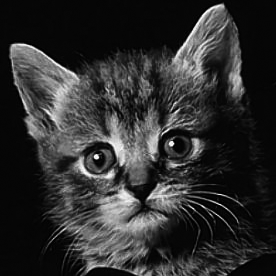
#> input picture python-guided-filter-master/cat.bmp, 276 x 276 px
$ python gf.py
#> lines starting #> are read from the running program, lines starting #| are printed output that depends on the picture
import numpy as np
import scipy as sp
import scipy.ndimage


def box(img, r):
    """ O(1) box filter
        img - >= 2d image
        r   - radius of box filter
    """
    (rows, cols) = img.shape[:2]
    imDst = np.zeros_like(img)


    tile = [1] * img.ndim
    tile[0] = r
    imCum = np.cumsum(img, 0)
    imDst[0:r+1, :, ...] = imCum[r:2*r+1, :, ...]
    imDst[r+1:rows-r, :, ...] = imCum[2*r+1:rows, :, ...] - imCum[0:rows-2*r-1, :, ...]
    imDst[rows-r:rows, :, ...] = np.tile(imCum[rows-1:rows, :, ...], tile) - imCum[rows-2*r-1:rows-r-1, :, ...]

    tile = [1] * img.ndim
    tile[1] = r
    imCum = np.cumsum(imDst, 1)
    imDst[:, 0:r+1, ...] = imCum[:, r:2*r+1, ...]
    imDst[:, r+1:cols-r, ...] = imCum[:, 2*r+1 : cols, ...] - imCum[:, 0 : cols-2*r-1, ...]
    imDst[:, cols-r: cols, ...] = np.tile(imCum[:, cols-1:cols, ...], tile) - imCum[:, cols-2*r-1 : cols-r-1, ...]

    return imDst

def _gf_color(I, p, r, eps, s=None):
    """ Color guided filter
    I - guide image (rgb)
    p - filtering input (single channel)
    r - window radius
    eps - regularization (roughly, variance of non-edge noise)
    s - subsampling factor for fast guided filter
    """
    fullI = I
    fullP = p
    if s is not None:
        I = sp.ndimage.zoom(fullI, [1/s, 1/s, 1], order=1)
        p = sp.ndimage.zoom(fullP, [1/s, 1/s], order=1)
        r = round(r / s)

    h, w = p.shape[:2]
    N = box(np.ones((h, w)), r)

    mI_r = box(I[:,:,0], r) / N
    mI_g = box(I[:,:,1], r) / N
    mI_b = box(I[:,:,2], r) / N

    mP = box(p, r) / N

    # mean of I * p
    mIp_r = box(I[:,:,0]*p, r) / N
    mIp_g = box(I[:,:,1]*p, r) / N
    mIp_b = box(I[:,:,2]*p, r) / N

    # per-patch covariance of (I, p)
    covIp_r = mIp_r - mI_r * mP
    covIp_g = mIp_g - mI_g * mP
    covIp_b = mIp_b - mI_b * mP

    # symmetric covariance matrix of I in each patch:
    #       rr rg rb
    #       rg gg gb
    #       rb gb bb
    var_I_rr = box(I[:,:,0] * I[:,:,0], r) / N - mI_r * mI_r;
    var_I_rg = box(I[:,:,0] * I[:,:,1], r) / N - mI_r * mI_g;
    var_I_rb = box(I[:,:,0] * I[:,:,2], r) / N - mI_r * mI_b;

    var_I_gg = box(I[:,:,1] * I[:,:,1], r) / N - mI_g * mI_g;
    var_I_gb = box(I[:,:,1] * I[:,:,2], r) / N - mI_g * mI_b;

    var_I_bb = box(I[:,:,2] * I[:,:,2], r) / N - mI_b * mI_b;

    a = np.zeros((h, w, 3))
    for i in range(h):
        for j in range(w):
            sig = np.array([
                [var_I_rr[i,j], var_I_rg[i,j], var_I_rb[i,j]],
                [var_I_rg[i,j], var_I_gg[i,j], var_I_gb[i,j]],
                [var_I_rb[i,j], var_I_gb[i,j], var_I_bb[i,j]]
            ])
            covIp = np.array([covIp_r[i,j], covIp_g[i,j], covIp_b[i,j]])
            a[i,j,:] = np.linalg.solve(sig + eps * np.eye(3), covIp)

    b = mP - a[:,:,0] * mI_r - a[:,:,1] * mI_g - a[:,:,2] * mI_b

    meanA = box(a, r) / N[...,np.newaxis]
    meanB = box(b, r) / N

    if s is not None:
        meanA = sp.ndimage.zoom(meanA, [s, s, 1], order=1)
        meanB = sp.ndimage.zoom(meanB, [s, s], order=1)

    q = np.sum(meanA * fullI, axis=2) + meanB

    return q


def _gf_gray(I, p, r, eps, s=None):
    """ grayscale (fast) guided filter
        I - guide image (1 channel)
        p - filter input (1 channel)
        r - window raidus
        eps - regularization (roughly, allowable variance of non-edge noise)
        s - subsampling factor for fast guided filter
    """
    if s is not None:
        Isub = sp.ndimage.zoom(I, 1/s, order=1)
        Psub = sp.ndimage.zoom(p, 1/s, order=1)
        r = round(r / s)
    else:
        Isub = I
        Psub = p


    (rows, cols) = Isub.shape

    N = box(np.ones([rows, cols]), r)

    meanI = box(Isub, r) / N
    meanP = box(Psub, r) / N
    corrI = box(Isub * Isub, r) / N
    corrIp = box(Isub * Psub, r) / N
    varI = corrI - meanI * meanI
    covIp = corrIp - meanI * meanP


    a = covIp / (varI + eps)
    b = meanP - a * meanI

    meanA = box(a, r) / N
    meanB = box(b, r) / N

    if s is not None:
        meanA = sp.ndimage.zoom(meanA, s, order=1)
        meanB = sp.ndimage.zoom(meanB, s, order=1)

    q = meanA * I + meanB
    return q


def _gf_colorgray(I, p, r, eps, s=None):
    """ automatically choose color or gray guided filter based on I's shape """
    if I.ndim == 2 or I.shape[2] == 1:
        return _gf_gray(I, p, r, eps, s)
    elif I.ndim == 3 and I.shape[2] == 3:
        return _gf_color(I, p, r, eps, s)
    else:
        print("Invalid guide dimensions:", I.shape)


def guided_filter(I, p, r, eps, s=None):
    """ run a guided filter per-channel on filtering input p
        I - guide image (1 or 3 channel)
        p - filter input (n channel)
        r - window raidus
        eps - regularization (roughly, allowable variance of non-edge noise)
        s - subsampling factor for fast guided filter
    """
    if p.ndim == 2:
        p3 = p[:,:,np.newaxis]

    out = np.zeros_like(p3)
    for ch in range(p3.shape[2]):
        out[:,:,ch] = _gf_colorgray(I, p3[:,:,ch], r, eps, s)
    return np.squeeze(out) if p.ndim == 2 else out


def test_gf():
    import imageio
    cat = imageio.imread('cat.bmp').astype(np.float32) / 255
#> cat: shape (276, 276) float32; min 0, max 1, mean 0.184
    tulips = imageio.imread('tulips.bmp').astype(np.float32) / 255
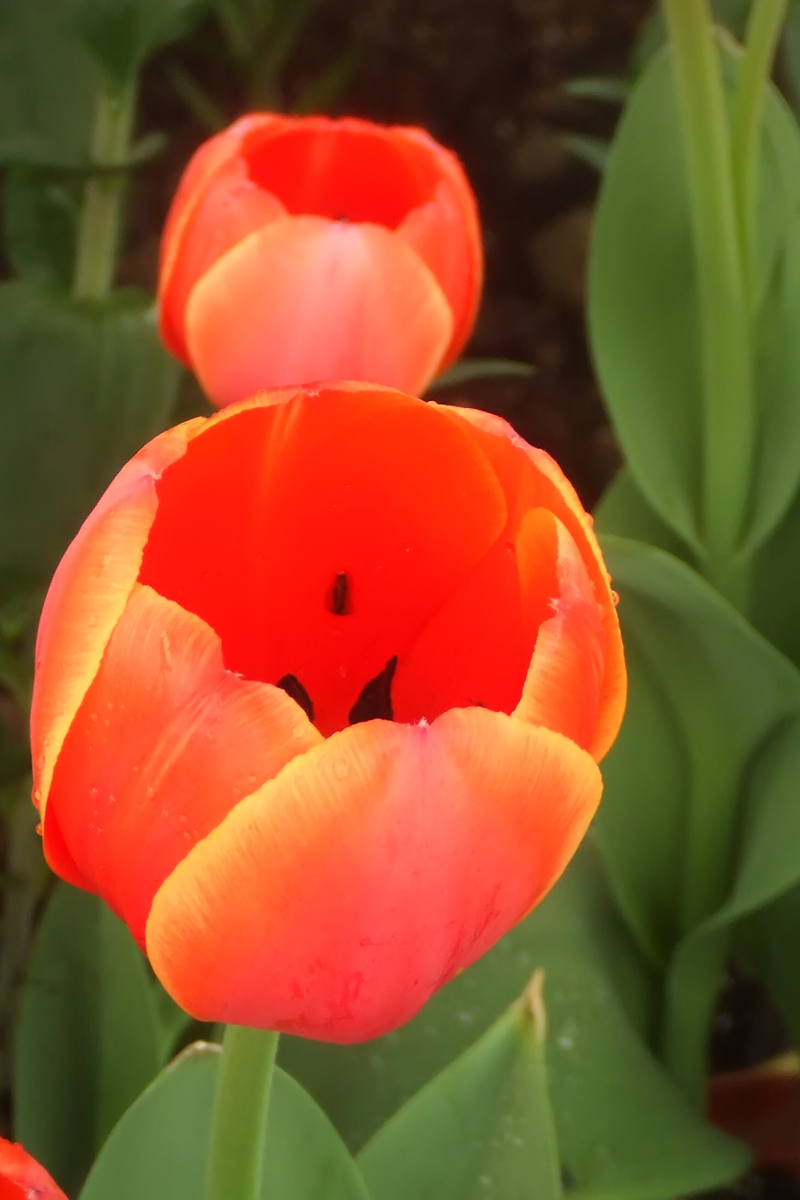
#> input picture python-guided-filter-master/tulips.bmp, 800 x 1200 px

    r = 8
    eps = 0.05

    cat_smoothed = guided_filter(cat, cat, r, eps)
#> the loop in guided_filter, `for ch in range(p3.shape[2]):` made 1 pass
#> pass 1, in box (call 2), `imCum = np.cumsum(imDst, 1)`:
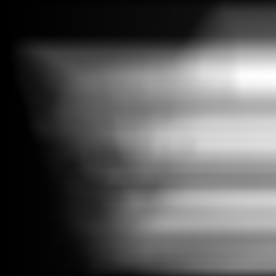
#> imCum: shape (276, 276) float32; min 0.2, max 1329.9, mean 459; drawn with min black and max white
#> pass 1, in box (call 4), `imCum = np.cumsum(img, 0)`:
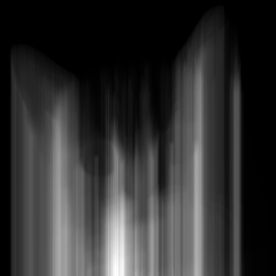
#> imCum: shape (276, 276) float32; min 1.54e-05, max 53.81, mean 10.3; drawn with min black and max white
#> after the loop in guided_filter, `for ch in range(p3.shape[2]):`:
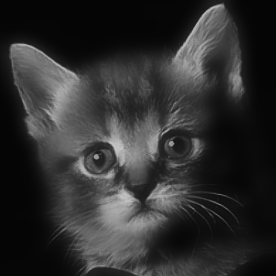
#> out: shape (276, 276, 1) float32; min 0.0219, max 0.793, mean 0.184
    cat_smoothed_s4 = guided_filter(cat, cat, r, eps, s=4)

    imageio.imwrite('cat_smoothed.png', cat_smoothed)
    imageio.imwrite('cat_smoothed_s4.png', cat_smoothed_s4)

    tulips_smoothed4s = np.zeros_like(tulips)
    for i in range(3):
        tulips_smoothed4s[:,:,i] = guided_filter(tulips, tulips[:,:,i], r, eps, s=4)
#> this loop made 3 passes
#> pass 1, in guided_filter (call 3), `p3 = p[:,:,np.newaxis]`:
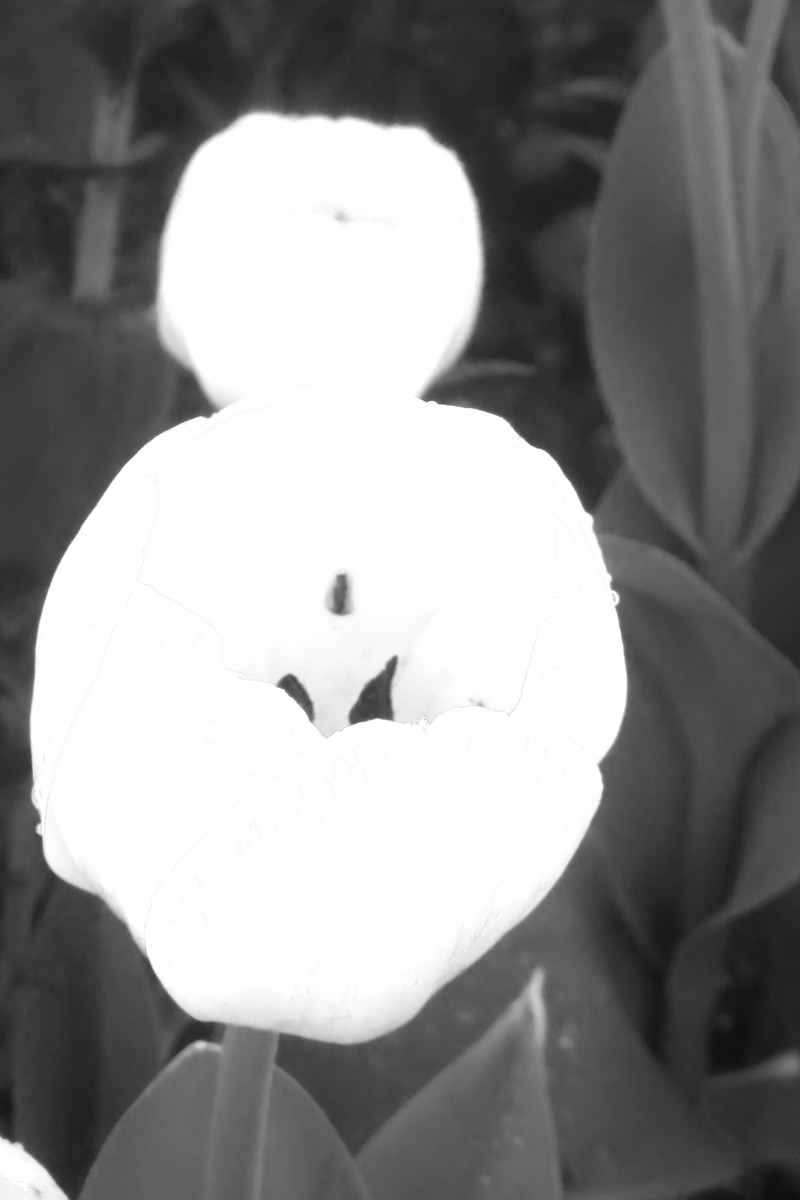
#> p3: shape (1200, 800, 1) float32; min 0.051, max 1, mean 0.561
#> pass 1, in box (call 16), `imCum = np.cumsum(img, 0)`:
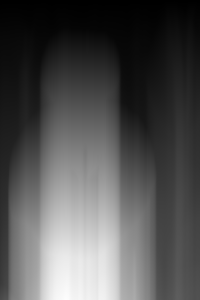
#> imCum: shape (300, 200) float32; min 0.157, max 253.1, mean 82.5
#> after the loop:
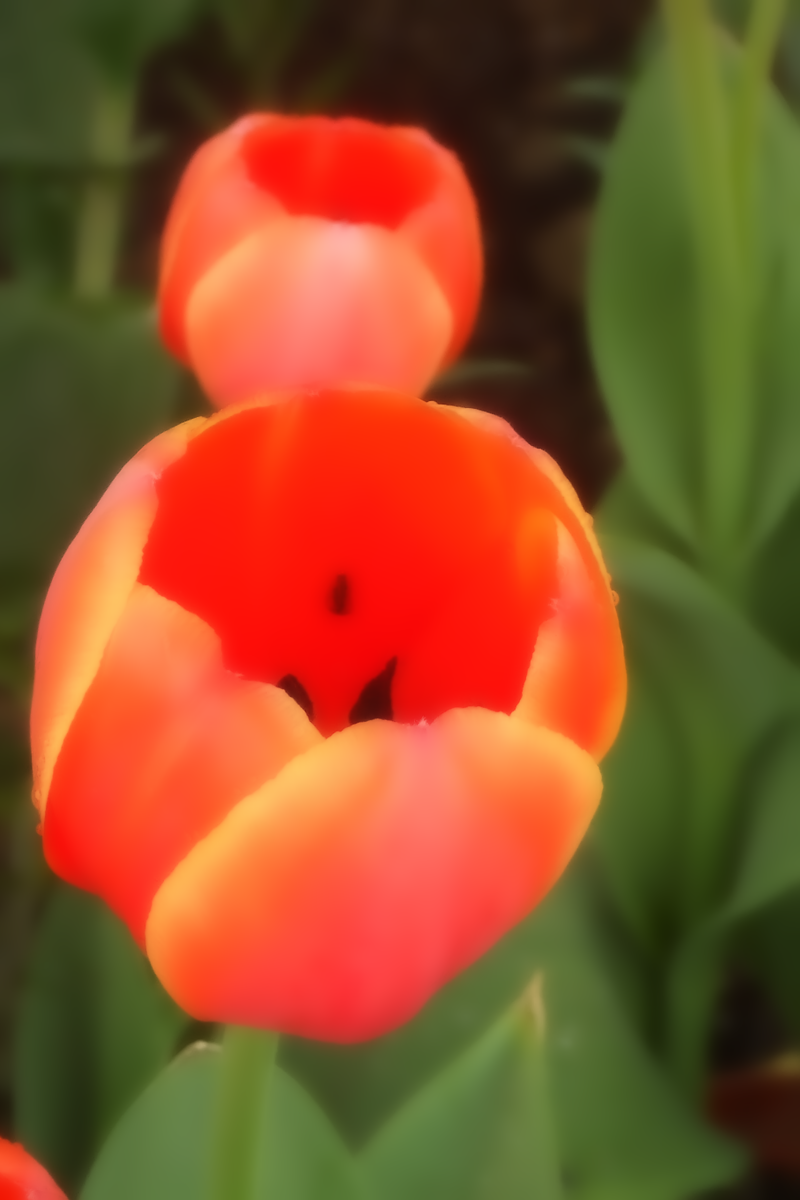
#> tulips_smoothed4s: shape (1200, 800, 3) float32; mean R, G, B 0.561, 0.32, 0.159
#> (the run stopped early here; a loop or call above may not have finished)
